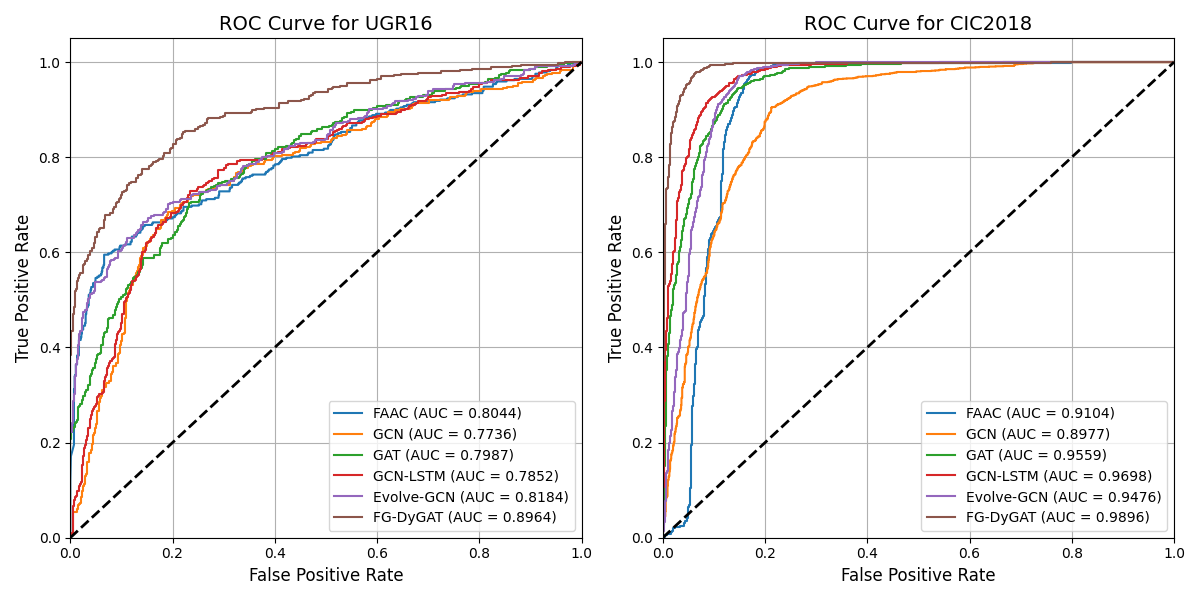

Write Python code to recreate this figure.
import os
import pandas as pd
import matplotlib.pyplot as plt
from sklearn.metrics import roc_curve, auc

# 定义函数绘制ROC曲线
def plot_roc_curve(plt, file_paths, name):
    
    for (model_name, file_path) in file_paths:
        print(file_path)
        # 读取数据
        data = pd.read_csv(file_path)
        
        # 提取标签和异常分数
        labels = data['label']
        scores = data['anomaly_score']
        
        # 计算ROC曲线和AUC值
        fpr, tpr, _ = roc_curve(labels, scores)
        roc_auc = auc(fpr, tpr)
        
        # 使用文件名作为模型名称
        plt.plot(fpr, tpr, label=f'{model_name} (AUC = {roc_auc:.4f})')
    
    # 图形美化
    plt.plot([0, 1], [0, 1], 'k--', lw=2)  # 对角线
    plt.set_xlim([0.0, 1.0])
    plt.set_ylim([0.0, 1.05])
    plt.set_xlabel('False Positive Rate', fontsize=12)
    plt.set_ylabel('True Positive Rate', fontsize=12)
    plt.set_title(f'ROC Curve for {name}', fontsize=14)
    plt.legend(loc='lower right', fontsize=10)
    plt.grid()

# 定义文件路径列表（将以下文件路径替换为实际路径）
file_paths_ugr6 = [
    ('FAAC', '/root/bishe/results/load_UGR16_faac/MAEGAN/labels_anomaly_scores.csv'),
    ('GCN', '/root/bishe/results/load_UGR16_GCN/MAEGAN/labels_anomaly_scores.csv'),
    ('GAT', '/root/bishe/results/load_UGR16_GAT/MAEGAN/labels_anomaly_scores.csv'),
    ('GCN-LSTM', '/root/bishe/results/load_UGR16_GCN_LSTM/MAEGAN/labels_anomaly_scores.csv'),
    ('Evolve-GCN', '/root/bishe/results/load_UGR16_Evolve_GCN/MAEGAN/labels_anomaly_scores.csv'),
    ('FG-DyGAT', '/root/bishe/results/load_UGR16_DyGAT/MAEGAN/labels_anomaly_scores.csv'),
]
file_paths_cic2018 = [
    ('FAAC', '/root/bishe/results/load_cic2018_faac/MAEGAN/labels_anomaly_scores.csv'),
    ('GCN', '/root/bishe/results/load_CIC2018_GCN/MAEGAN/labels_anomaly_scores.csv'),
    ('GAT', '/root/bishe/results/load_CIC2018_GAT/MAEGAN/labels_anomaly_scores.csv'),
    ('GCN-LSTM', '/root/bishe/results/load_CIC2018_GCN_LSTM/MAEGAN/labels_anomaly_scores.csv'),
    ('Evolve-GCN', '/root/bishe/results/load_CIC2018_Evolve_GCN/MAEGAN/labels_anomaly_scores.csv'),
    ('FG-DyGAT', '/root/bishe/results/load_cic2018_DyGAT/MAEGAN/labels_anomaly_scores.csv'),
]

# 调用函数绘制ROC曲线
fig, axes = plt.subplots(1, 2, figsize=(12, 6))
# 调用函数绘制ROC曲线
plot_roc_curve(axes[0], file_paths_ugr6, "UGR16")
plot_roc_curve(axes[1], file_paths_cic2018, "CIC2018")
plt.tight_layout()
plt.savefig("roc_gnn.png")
